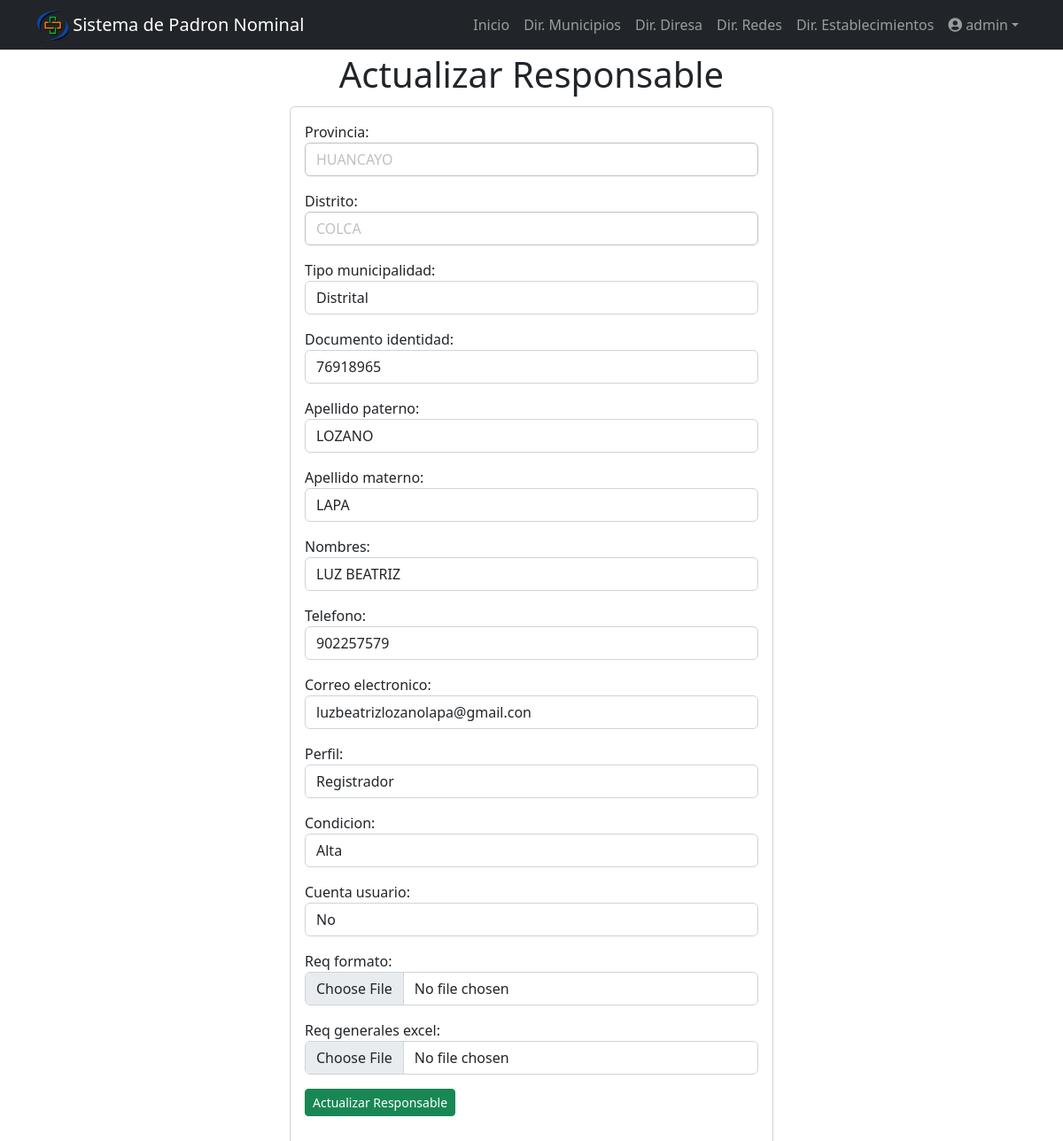
The page /filiacion/7/ (signed in) on the database its author committed.
### filiacion/models.py (models this page shows, shortened)
class Filiacion(models.Model):
    TIPO_MUNICIPALIDAD = [
                ('Provincial', 'Provincial'),
                ('Distrital', 'Distrital'),
            ]
    PERFIL = [
                ('Consultor', 'Consultor'),
                ('Registrador', 'Registrador'),
            ]
    CONDICION = [
                    ('Alta', 'Alta'),
                    ('Baja', 'Baja'),
                ]
    CUENTA_USUARIO = [
                    ('Si', 'Si'),
                    ('No', 'No'),
                    ('Espera respuesta MINSA', 'Espera respuesta MINSA'),
                ]
    provincia = models.CharField(max_length=100,null=True, blank=True)
    distrito = models.CharField(max_length=100,null=True, blank=True)
    tipo_municipalidad = models.CharField(choices=TIPO_MUNICIPALIDAD, max_length=100, null=True, blank=True)
    documento_identidad = models.CharField(max_length=100,null=True, blank=True)
    apellido_paterno = models.CharField(max_length=100,null=True, blank=True)
    apellido_materno = models.CharField(max_length=200,null=True, blank=True)
    nombres = models.CharField(max_length=200,null=True, blank=True)
    telefono = models.CharField(max_length=200,null=True, blank=True)
    correo_electronico = models.CharField(max_length=200,null=True, blank=True)
    perfil = models.CharField(choices=PERFIL,max_length=100,null=True, blank=True)
    condicion = models.CharField(choices=CONDICION,max_length=100,null=True, blank=True)
    cuenta_usuario = models.CharField(choices=CUENTA_USUARIO,max_length=100,null=True, blank=True)
    contraseña_usuario = models.CharField(max_length=100,null=True, blank=True)
    req_formato = models.FileField(upload_to="filiacion/formato/",null=True, blank=True)
    dateTimeOfUpload_req_formato = models.DateTimeField(auto_now = True,null=True, blank=True)
    req_generales_excel = models.FileField(upload_to="filiacion/excel/",null=True, blank=True)
    dateTimeOfUpload_generales_excel = models.DateTimeField(auto_now = True,null=True, blank=True)

### filiacion/views.py (the view, shortened to what this page needs)
# urls.py: path('filiacion/<int:filiacion_id>/', views.filiacion_detail, name='filiacion_detail'),
@login_required
def filiacion_detail(request, filiacion_id):
    if request.method == 'GET':
        filiacion = get_object_or_404(Filiacion, pk=filiacion_id)
        form = FiliacionForm(instance=filiacion)
        context = {
            'filiacion': filiacion,
            'form': form
        }
        return render(request, 'filiacion_detail.html', context)

### filiacion/templates/filiacion_detail.html (shortened to what this page needs)
{% extends 'base.html' %}
{% block content %}
<main class="container">
  <div class="row">
    <div class="col-md-6 offset-md-3 text-center py-1">
      <h1>Actualizar Responsable</h1>
    </div>
    <div class="col-md-6 offset-md-3">
      <section class="card card-body">
        <div class="row">
            <form method="POST" enctype="multipart/form-data">
                {{form.as_p}}
                <button class="btn btn-success btn-sm">
                  Actualizar Responsable
                </button>
            </form>
          </div>
      </section>
    </div>
  </div>
</main>
{% endblock %}

### filiacion/templates/_navbar.html (shortened to what this page needs)
{% load static %}
<nav class="navbar navbar-expand-lg navbar-dark bg-dark">
  <div class="container">
    <img src="{% static 'img/logo_2.png' %}" width="35" height="35">
    <a class="navbar-brand" href="/">&nbsp;Sistema de Padron Nominal</a>
    <div class="collapse navbar-collapse" id="navbarNav">
      <ul class="navbar-nav ms-auto">
        <li class="nav-item">
          <a href="/" class="nav-link">Inicio</a>
        </li>
          {% if perms.filiacion.view_filiacion and user.is_authenticated %}
          <li class="nav-item">
            <a href="/filiacion" class="nav-link">Dir. Municipios</a>
          </li>
          {% endif %}
          {% if perms.filiacion.view_red and user.is_authenticated %}
          <li class="nav-item">
            <a href="/directorio_salud" class="nav-link">Dir. Diresa</a>
          </li>
          {% endif %}
          {% if perms.filiacion.view_red and user.is_authenticated %}
          <li class="nav-item">
            <a href="/directorio_red" class="nav-link">Dir. Redes</a>
          </li>
          {% endif %}
          {% if perms.filiacion.view_establecimiento and user.is_authenticated %}
          <li class="nav-item">
            <a href="/directorio_establecimiento" class="nav-link">Dir. Establecimientos</a>
          </li>
          {% endif %}
          {% if user.is_authenticated %}
          <li class="nav-item dropdown">
            <a class="nav-link dropdown-toggle" href="#" data-bs-toggle="dropdown" aria-expanded="false"><i class="fa fa-user-circle"></i> {{ user.username }}</a>
          </li>
          {% else %}
          <li class="nav-item">
            <a href="/signin" class="nav-link" >Ingresar</a>
          </li>
        {% endif %}
      </ul>
    </div>
  </div>
</nav>

### rows shown on the page
Filiacion: provincia "HUANCAYO", distrito "COLCA", tipo_municipalidad "Distrital", documento_identidad "76918965", apellido_paterno "LOZANO", apellido_materno "LAPA", nombres "LUZ BEATRIZ", telefono "902257579", correo_electronico "luzbeatrizlozanolapa@gmail.con", perfil "Registrador", condicion "Alta", cuenta_usuario "No"

### other values the page prints
{{ user.username }} "admin"
